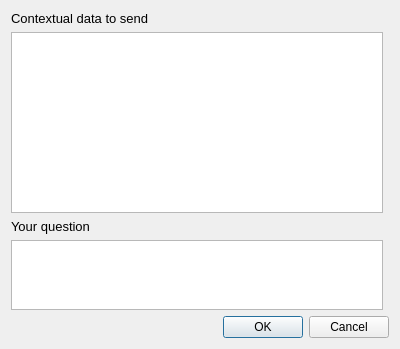
<?xml version="1.0" encoding="UTF-8"?>
<ui version="4.0">
 <class>W_Ask_AI</class>
 <widget class="QDialog" name="W_Ask_AI">
  <property name="geometry">
   <rect>
    <x>0</x>
    <y>0</y>
    <width>400</width>
    <height>349</height>
   </rect>
  </property>
  <property name="windowTitle">
   <string>Ask to AI</string>
  </property>
  <layout class="QGridLayout" name="gridLayout">
   <item row="4" column="0" colspan="2">
    <widget class="QDialogButtonBox" name="buttonBox">
     <property name="orientation">
      <enum>Qt::Orientation::Horizontal</enum>
     </property>
     <property name="standardButtons">
      <set>QDialogButtonBox::StandardButton::Cancel|QDialogButtonBox::StandardButton::Ok</set>
     </property>
    </widget>
   </item>
   <item row="2" column="0">
    <widget class="QLabel" name="label_2">
     <property name="font">
      <font>
       <pointsize>10</pointsize>
      </font>
     </property>
     <property name="text">
      <string>Your question</string>
     </property>
    </widget>
   </item>
   <item row="3" column="0">
    <widget class="QTextEdit" name="te_user">
     <property name="maximumSize">
      <size>
       <width>16777215</width>
       <height>75</height>
      </size>
     </property>
    </widget>
   </item>
   <item row="0" column="0">
    <widget class="QLabel" name="label">
     <property name="font">
      <font>
       <pointsize>10</pointsize>
      </font>
     </property>
     <property name="text">
      <string>Contextual data to send</string>
     </property>
    </widget>
   </item>
   <item row="1" column="0">
    <widget class="QTextEdit" name="te_data"/>
   </item>
  </layout>
 </widget>
 <resources/>
 <connections>
  <connection>
   <sender>buttonBox</sender>
   <signal>accepted()</signal>
   <receiver>W_Ask_AI</receiver>
   <slot>accept()</slot>
   <hints>
    <hint type="sourcelabel">
     <x>248</x>
     <y>254</y>
    </hint>
    <hint type="destinationlabel">
     <x>157</x>
     <y>274</y>
    </hint>
   </hints>
  </connection>
  <connection>
   <sender>buttonBox</sender>
   <signal>rejected()</signal>
   <receiver>W_Ask_AI</receiver>
   <slot>reject()</slot>
   <hints>
    <hint type="sourcelabel">
     <x>316</x>
     <y>260</y>
    </hint>
    <hint type="destinationlabel">
     <x>286</x>
     <y>274</y>
    </hint>
   </hints>
  </connection>
 </connections>
</ui>
